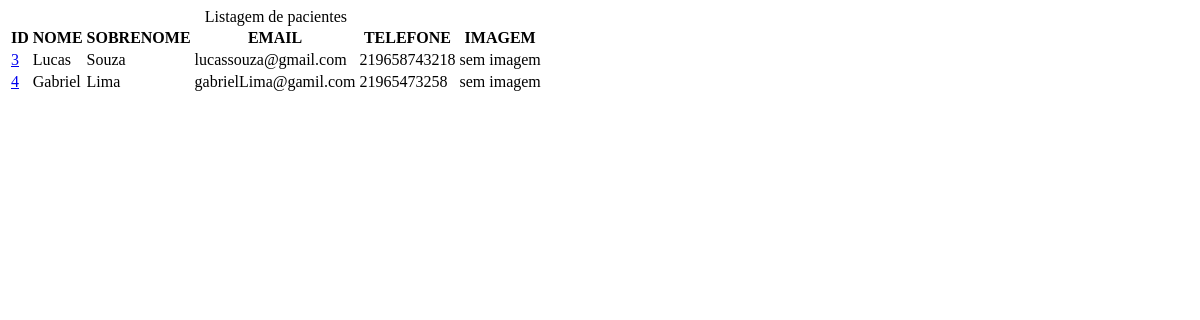
The app's page /pacientes/, older data.
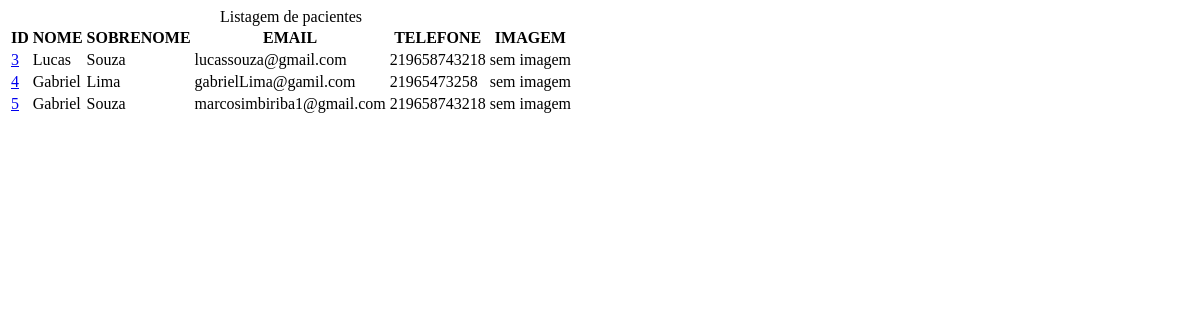
The same page, newer data.
### sistema/models.py (models this page shows, shortened)
class Paciente(models.Model):
    nome = models.CharField(max_length=50)
    sobrenome = models.CharField(max_length=50)
    email = models.EmailField()
    telefone = models.CharField(max_length=20)
    criacao_data = models.DateTimeField(default=timezone.now)
    mensagem = models.TextField(blank=True)
    ativo = models.BooleanField(default=True)
    imagem = models.ImageField(upload_to='img/%Y/%m/', blank=True)

### sistema/views/paciente_views.py (the view)
# urls.py: path('pacientes/', views.listarPacientes, name= 'pacientes'),
def listarPacientes(request):
    pacientes = Paciente.objects.all() # Váriavel paciente está guardando todos os objetos da tabela Paciente.
    context = { # Declaração de um dicionário que possui a chave pacientes e o valor pacientes(variável criada acima).
        'pacientes': pacientes,
    }
    return render(
        request,
        'paciente/listar.html',
        context,
    )

### sistema/templates/paciente/listar.html (shortened to what this page needs)
{%block conteudo%}
    <div class="responsive-table">
        <table class="pacientes-table">
            <caption class="table-caption">
                Listagem de pacientes
            </caption>
            <thead>
                <tr class = "table-row table-row-header">
                    <th class="table-header">ID</th>
                    <th class="table-header">NOME</th>
                    <th class="table-header">SOBRENOME</th>
                    <th class="table-header">EMAIL</th>
                    <th class="table-header">TELEFONE</th>
                    <th class="table-header">IMAGEM</th>
                </tr>
            </thead>
            <tbody>
                {% for paciente in pacientes %}
                    <tr class="table-row">
                        <td class="table-cel"><a class='table-link' href="{% url 'sistema:perfil_paciente' paciente.id %}">
                            {{ paciente.id }}</a>
                        </td>
                        <td class="table-cel">
                            {{ paciente.nome }}
                        </td>
                        <td class="table-cel">
                            {{ paciente.sobrenome }}
                        </td>
                        <td class="table-cel">
                            {{ paciente.email }}
                        </td>
                        <td class="table-cel">
                            {{ paciente.telefone }}
                        </td>
                        <td class="table-cel">
                            {% if paciente.imagem  %}
                                <img src="{{paciente.imagem.url}}" alt="Imagem do paciente" style="max-height: 80px;">
                            {% else %}
                                sem imagem
                            {% endif %}
                        </td>
                    </tr>
                {% endfor %}
            </tbody>
        </table>
    </div>
{% endblock conteudo %}

Row changes from the older to the newer data that the page shows:
added Paciente: id "5", nome "Gabriel", sobrenome "Souza", email "marcosimbiriba1@gmail.com", telefone "219658743218", imagem "sem imagem"
